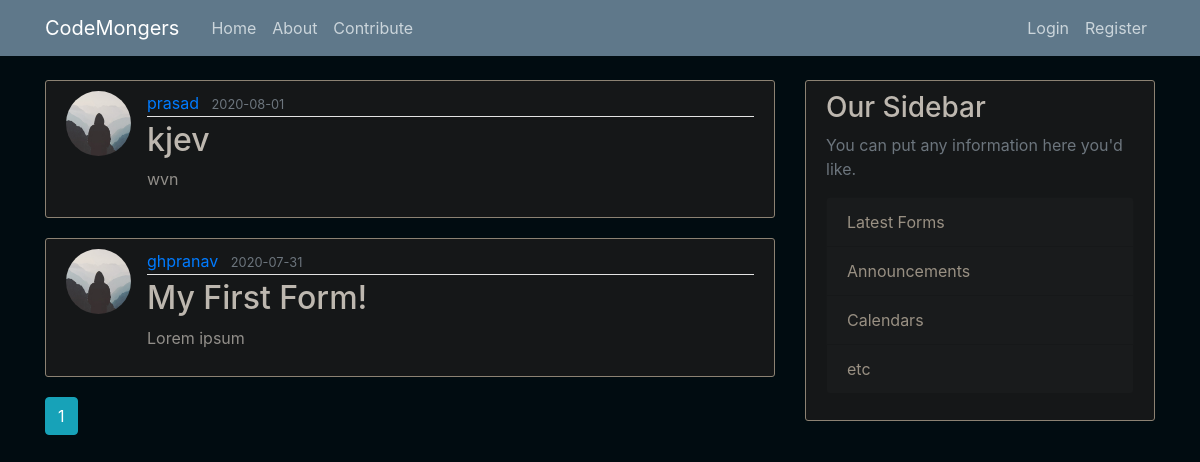
The page /home on the database its author committed.
### flaskblog/models.py (models this page shows, shortened)
class Post(db.Model):
    id = db.Column(db.Integer, primary_key=True)
    title = db.Column(db.String(100), nullable=False)
    date_posted = db.Column(db.DateTime, nullable=False, default=datetime.utcnow)
    content = db.Column(db.Text, nullable=False)
    firstq = db.Column(db.Text, nullable=False)
    secondq = db.Column(db.Text, nullable=False)
    thirdq = db.Column(db.Text, nullable=False)
    forthq = db.Column(db.Text, nullable=False)
    fifthq = db.Column(db.Text, nullable=False)
    user_id = db.Column(db.Integer, db.ForeignKey('user.id'), nullable=False)

class User(db.Model, UserMixin):
    id = db.Column(db.Integer, primary_key=True)
    username = db.Column(db.String(20), unique=True, nullable=False)
    email = db.Column(db.String(120), unique=True, nullable=False)
    image_file = db.Column(db.String(20), nullable=False, default='default.jpg')
    password = db.Column(db.String(60), nullable=False)
    posts = db.relationship('Post', backref='author', lazy=True)

### flaskblog/main/routes.py (the view)
@main.route("/")
@main.route("/home")
@cross_origin(origin='*',headers=['Content-Type','Authorization'])
def home():
    page = request.args.get('page', 1, type=int)
    posts = Post.query.order_by(Post.date_posted.desc()).paginate(page=page, per_page=5)
    return render_template('home.html', posts=posts)

### flaskblog/templates/home.html
{% extends "layout.html" %}
{% block content %}
    {% for post in posts.items %}
        <article class="media content-section">
          <img class="rounded-circle article-img" src="{{ url_for('static', filename='profile_pics/' + post.author.image_file) }}">
          <div class="media-body">
            <div class="article-metadata">
              <a class="mr-2" href="{{ url_for('users.user_posts', username=post.author.username) }}">{{ post.author.username }}</a>
              <small class="text-muted">{{ post.date_posted.strftime('%Y-%m-%d') }}</small>
            </div>
            <h2><a class="article-title" href="{{ url_for('posts.post', post_id=post.id) }}">{{ post.title }}</a></h2>
            <p class="article-content">{{ post.content }}</p>
          </div>
        </article>
    {% endfor %}
    {% for page_num in posts.iter_pages(left_edge=1, right_edge=1, left_current=1, right_current=2) %}
      {% if page_num %}
        {% if posts.page == page_num %}
          <a class="btn btn-info mb-4" href="{{ url_for('main.home', page=page_num) }}">{{ page_num }}</a>
        {% else %}
          <a class="btn btn-outline-info mb-4" href="{{ url_for('main.home', page=page_num) }}">{{ page_num }}</a>
        {% endif %}
      {% else %}
        ...
      {% endif %}
    {% endfor %}
{% endblock content %}

### flaskblog/templates/layout.html (shortened to what this page needs)
<!DOCTYPE html>
<html>
<head>
  <link rel="stylesheet" href="https://stackpath.bootstrapcdn.com/bootstrap/4.4.1/css/bootstrap.min.css"
>
  <link rel="stylesheet" type="text/css" href="{{ url_for('static', filename='main.css') }}">
</head>
<body>
  <header class="site-header">
    <nav class="navbar navbar-expand-md navbar-dark bg-steel fixed-top">
      <div class="container">
        <a class="navbar-brand mr-4" href="/">CodeMongers</a>
        <div class="collapse navbar-collapse" id="navbarToggle">
          <div class="navbar-nav mr-auto">
            <a class="nav-item nav-link" href="{{ url_for('main.home') }}">Home</a>
            <a class="nav-item nav-link" href="{{ url_for('main.about') }}">About</a>
            <a class="nav-item nav-link" href="{{ url_for('main.contribute') }}">Contribute</a>
          </div>
          <div class="navbar-nav">
            {% if current_user.is_authenticated %}
            <a class="nav-item nav-link" href="{{ url_for('posts.new_post') }}">New Form</a>
            <a class="nav-item nav-link" href="{{ url_for('users.account') }}">Account</a>
            <a class="nav-item nav-link" href="{{ url_for('users.logout') }}">Logout</a>
            {% else %}
            <a class="nav-item nav-link" href="{{ url_for('users.login') }}">Login</a>
            <a class="nav-item nav-link" href="{{ url_for('users.register') }}">Register</a>
            {% endif %}
          </div>
        </div>
      </div>
    </nav>
  </header>
  <main role="main" class="container">
    <div class="row">
      <div class="col-md-8">
        {% block content %}{% endblock %}
      </div>
      <div class="col-md-4">
        <div class="content-section">
          <h3>Our Sidebar</h3>
          <p class='text-muted'>You can put any information here you'd like.
          <ul class="list-group">
            <li class="list-group-item list-group-item-light">Latest Forms</li>
            <li class="list-group-item list-group-item-light">Announcements</li>
            <li class="list-group-item list-group-item-light">Calendars</li>
            <li class="list-group-item list-group-item-light">etc</li>
          </ul>
          </p>
        </div>
      </div>
    </div>
  </main>
</body>
</html>

### flaskblog/static/main.css (style rules this page uses)
body { background: #010c11; color: #928f8a; margin-top: 5rem; }
h1, h2, h3, h4, h5, h6 { color: rgb(189, 183, 175); }
.bg-steel { background-color: #5f788a; }
.site-header .navbar-nav .nav-link { color: #cbd5db; }
.content-section { background: #1b1d1e; padding: 10px 20px; border: 1px solid #000000; border-radius: 3px; margin-bottom: 20px; }
.content-section { background-image: initial; background-color: rgb(21, 23, 24); border-top-color: rgb(140, 130, 115); border-right-color: rgb(140, 130, 115); border-bottom-color: rgb(140, 130, 115); border-left-color: rgb(140, 130, 115); }
.article-title { color: #bdb7af; }
.article-content { white-space: pre-line; }
.article-img { height: 65px; width: 65px; margin-right: 16px; }
.article-metadata { padding-bottom: 1px; margin-bottom: 4px; border-bottom: 1px solid #e3e3e3; }
.list-group-item-light { color: rgb(153, 144, 131); background-color: rgb(25, 27, 28); }

### rows shown on the page
Post: image_file (placeholder picture), author.username "prasad", date_posted "2020-08-01", title "kjev", content "wvn"
Post: image_file (placeholder picture), author.username "ghpranav", date_posted "2020-07-31", title "My First Form!", content "Lorem ipsum"

### other values the page prints
{{ page_num }} "1"
